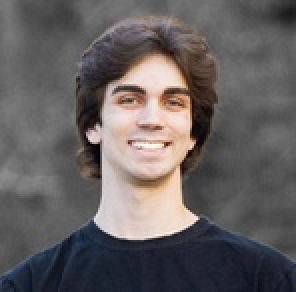
#> input picture Profile Picture.jpg, 148 x 146 px, shrunk from 869 x 856 before the run (shown 2 times larger)
$ python bulge_effect_v1.0.py
#> lines starting #> are read from the running program, lines starting #| are printed output that depends on the picture
#> the answer given: ../Profile Picture.jpg
#> the answer given: 3
#> in main, I is the input picture: shape (146, 148, 3); mean R, G, B 100.9, 96.2, 96.2
#| I Shape is (146, 148, 3)
import numpy as np
from PIL import Image

# This was one of my first attempts at writing this but caused too much ghosting on the final image converting to polar and back

def polar_transform(x, y, warp_point_x, warp_point_y, a=2, b=2.5):
    r = np.sqrt(((x - warp_point_x) ** 2) + ((y - warp_point_y) ** 2))
    theta = np.arctan2(y - warp_point_y, x - warp_point_x)
    # Be sure that this translates correclty to the distort_generation function
    rn = (a * r) ** b
    return rn, theta


def cartesian(r, theta, warp_point_x, warp_point_y):
    x = r * np.cos(theta) + warp_point_x
    y = r * np.sin(theta) + warp_point_y
    return x, y


def distort_generation(I, factora, factorb, posx=0.5, posy=0.5):
#> called with factora = 0.03, factorb = 0.03, posx = 0.5, posy = 0.5
    distort = np.zeros_like(I)

    ya, xa = I.shape[:2]
#> ya = 146; xa = 148
    finalx = xa * posx
#> finalx = 74
    finaly = ya * posy
#> finaly = 73

    for x in range(xa):
        for y in range(ya):
            r, theta = polar_transform(x, y, finalx, finaly, a=2*factora, b=2.5*factorb)
            xn, yn = cartesian(r, theta, finalx, finaly)

            # Bilinear interpolation
            x0, y0 = int(xn), int(yn)
            x1, y1 = min(x0 + 1, xa - 1), min(y0 + 1, ya - 1)
            dx, dy = xn - x0, yn - y0

            for c in range(3):  # For each color channel
                try:
                    distort[y, x, c] = (1 - dx) * (1 - dy) * I[y0, x0, c] + \
                                        dx * (1 - dy) * I[y0, x1, c] + \
                                        (1 - dx) * dy * I[y1, x0, c] + \
                                        dx * dy * I[y1, x1, c]
                except IndexError:
                    pass
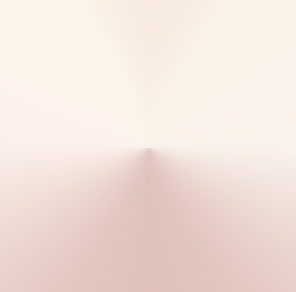
#> distort: shape (146, 148, 3) (shown 2 times larger); mean R, G, B 242.2, 226.4, 219.4

    distort = np.clip(distort, 0, 255).astype(np.uint8)
    return distort


def main(image, factor=1, generate=False, posx=0.5, posy=0.5, save=False, show=False, factora=0, factorb=0):
    # posx, posy = 0.5, 0.5
    I = np.asarray(Image.open(image))
    print(f"I Shape is {I.shape}")

    if generate == True:
        max_factor = 1
        while (factora < max_factor) or (factorb < max_factor):
            print(f"Factor is {round(factor, 3)}")
            factora += 0.001
            factorb += 0.001

            # FactorA and FactorB should be a ratio related to the overall image size
            distort = distort_generation(I, factora, factorb)
            distort_output = Image.fromarray(distort)
            if save == True:
                distort_output.save(f"effect_output/{round(factor*1000)}.jpg")
            if show == True:
                distort_output.show()


            print(f"Processed image for factor {round(factor, 3)}")
        print("Completed generation")

    else:
        distort = distort_generation(I, factora, factorb, posx, posy)
        distort_output = Image.fromarray(distort)
        if save == True:
            distort_output.save(f"effect_output/output.jpg")
        if show == True:
            distort_output.show()


if __name__ == "__main__":
    print("This script can also be used to generate images in bulk.  Please edit main function for more information")
    print("Note, this is outdated and isn't up entirely functioning.")
    image = input("Please give the file path to the image that will be distorted\n")
    factor=0.01 * int(input("Please give a factor number (0-100)\n"))
    main(image, generate=False, show=True, factora=factor, factorb=factor)

$ run again, on 80x100_3_15g.jpg
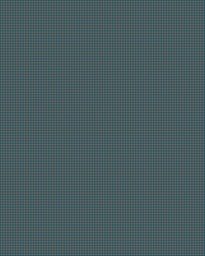
#> input picture 80x100_3_15g.jpg, 205 x 256 px, shrunk from 1443 x 1803 before the run
#> in main, I is the input picture: shape (256, 205, 3); mean R, G, B 72.8, 92.2, 96.3
#| I Shape is (256, 205, 3)
#> after the loop in distort_generation, `for x in range(xa):`:
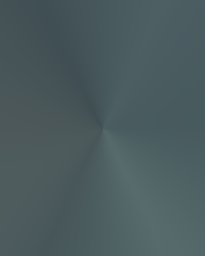
#> distort: shape (256, 205, 3); mean R, G, B 74.8, 91.3, 94.4
